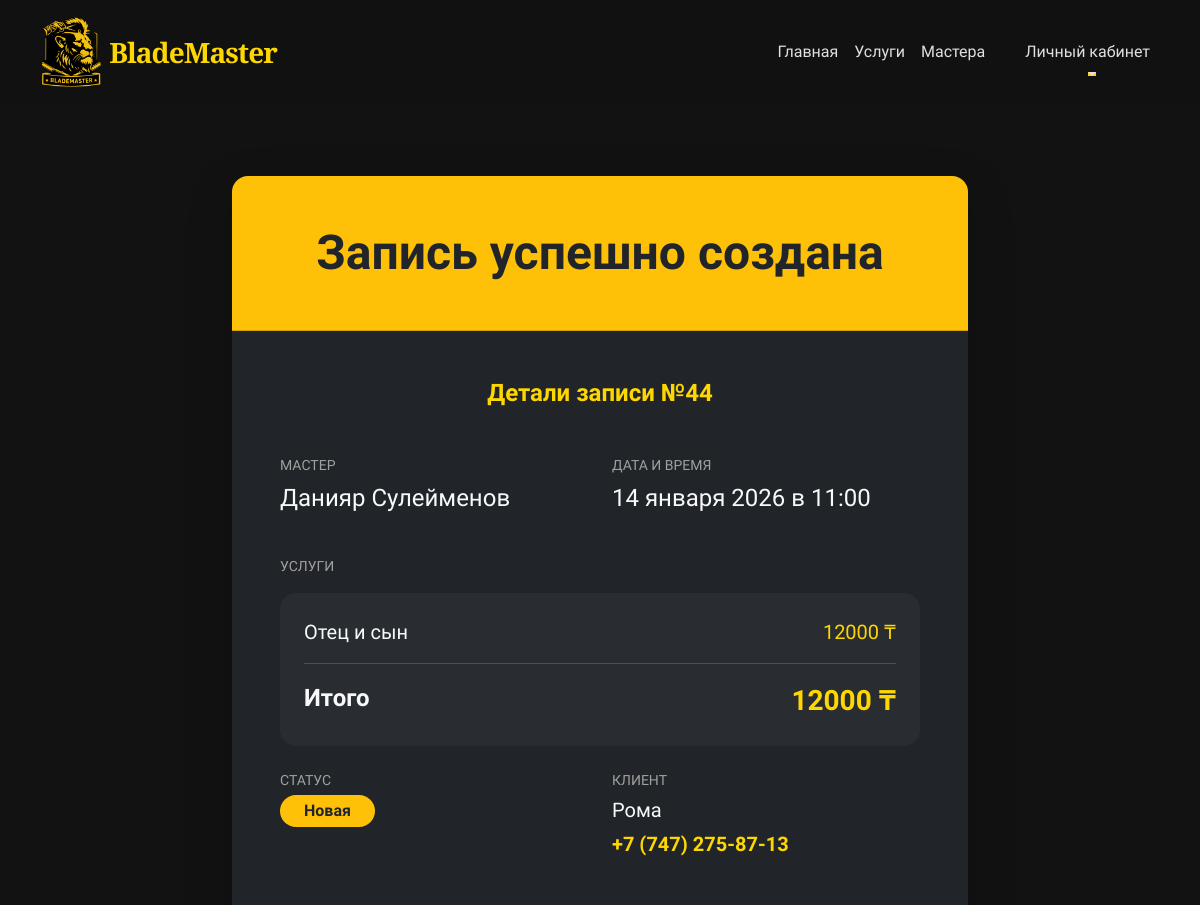
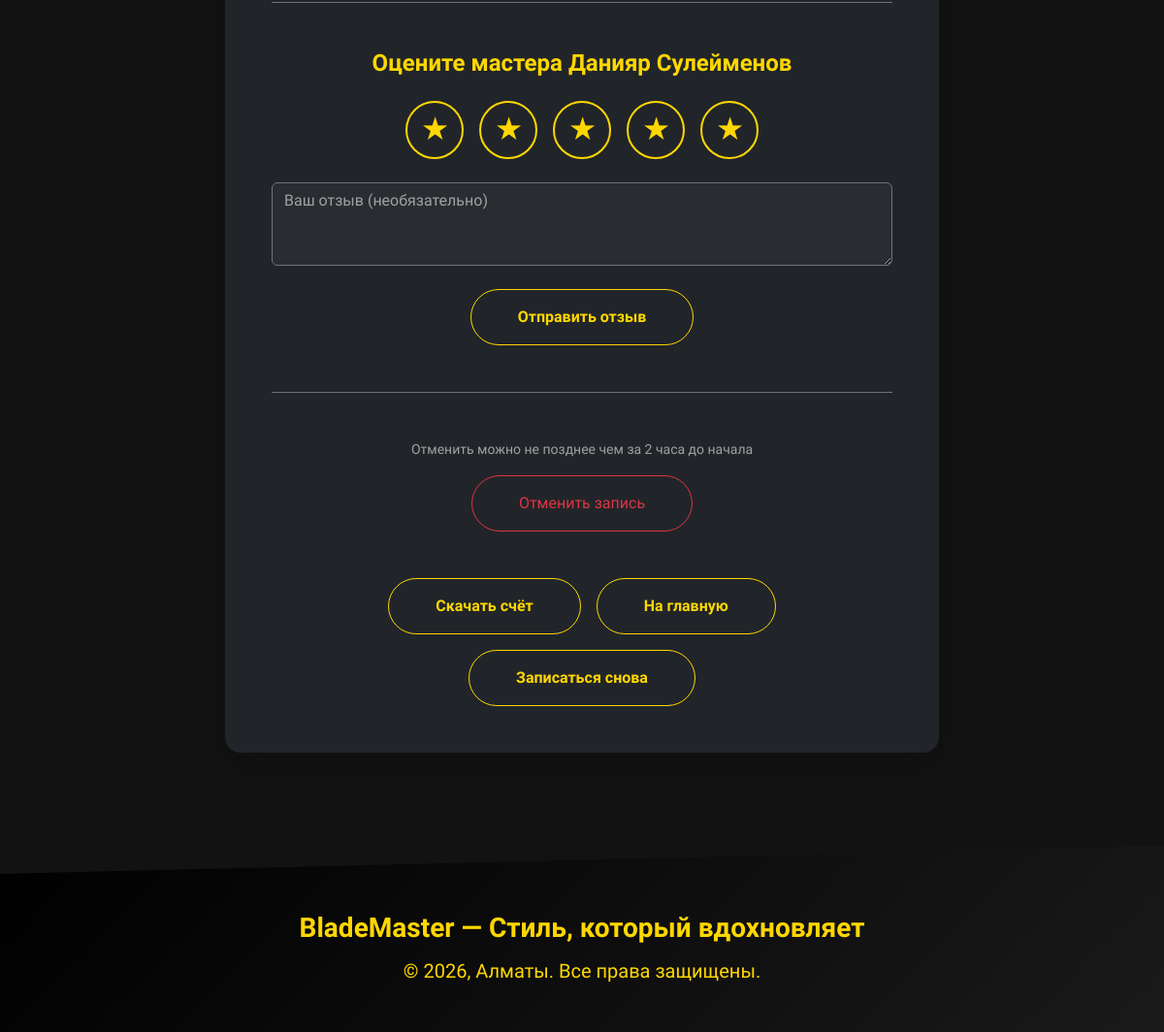
Before: /appointment/44/success/ with the older database file (2 pictures, top to bottom).
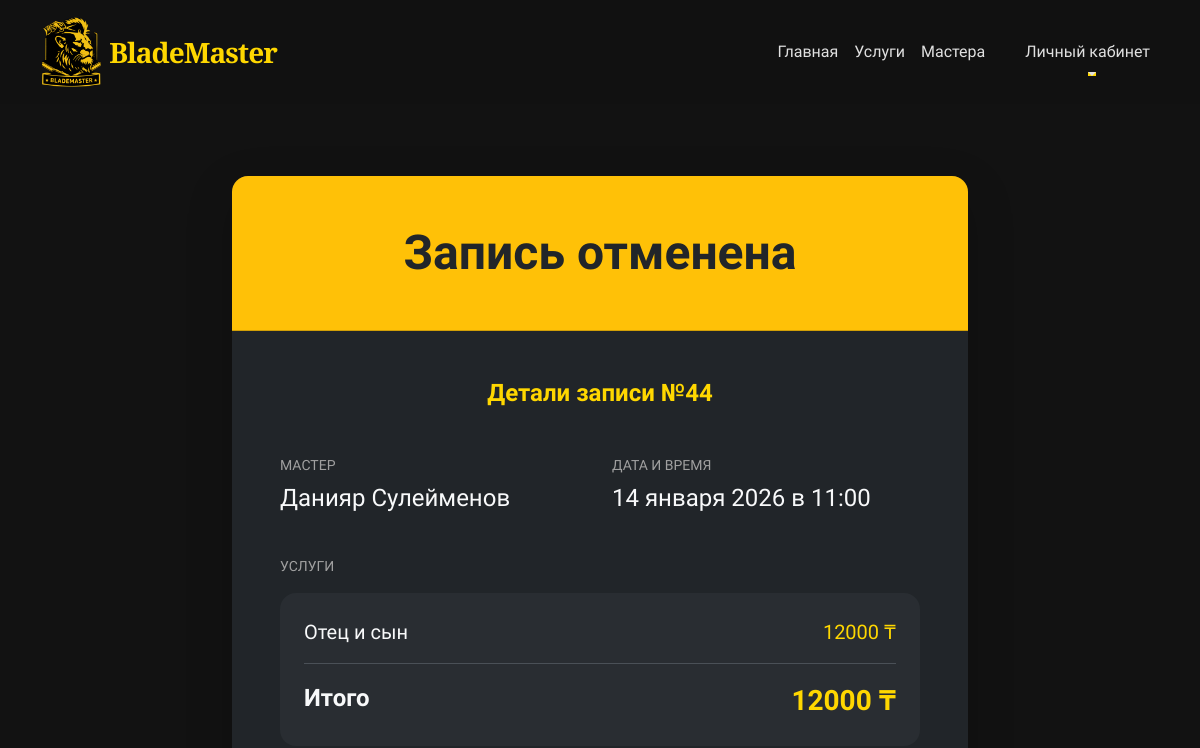
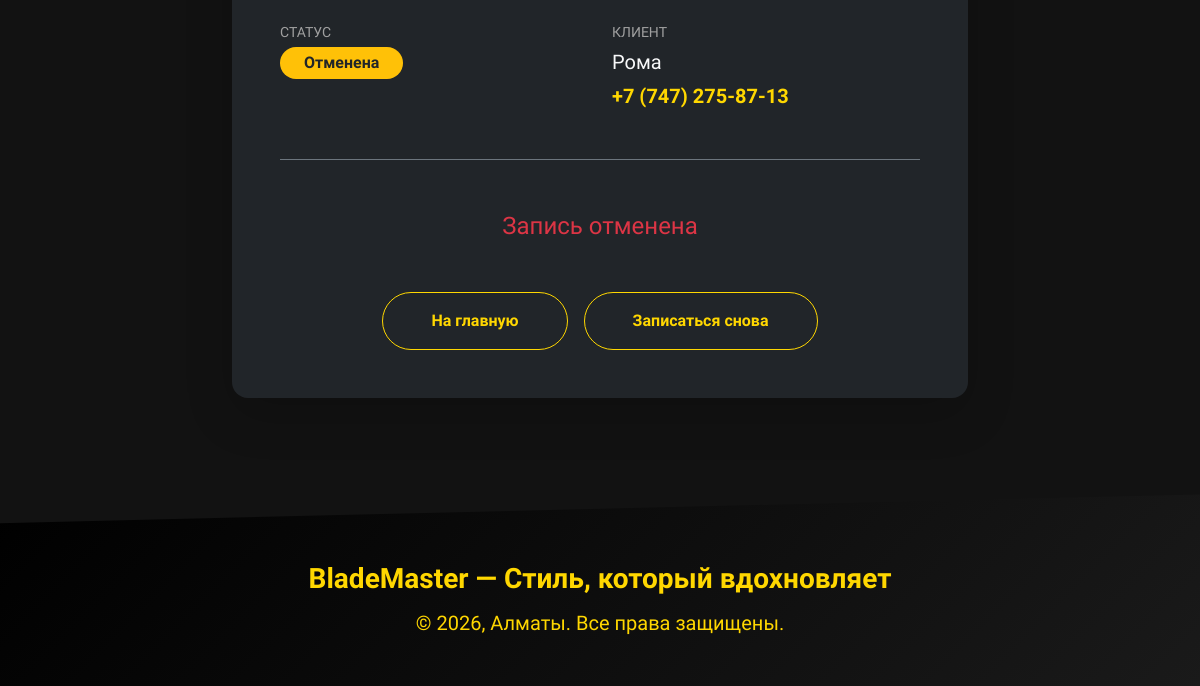
After: the same page with the newer database file (2 pictures, top to bottom).
### core/models.py (models this page shows, shortened)
class Appointment(models.Model):
    client_name = models.CharField("Имя клиента", max_length=100)
    client_phone = models.CharField("Телефон клиента", max_length=20)
    client_email = models.EmailField("Email клиента", blank=True, null=True)
    service = models.ManyToManyField(Service, verbose_name="Выбранные услуги")
    master = models.ForeignKey(Master, on_delete=models.CASCADE, verbose_name="Мастер")
    date = models.DateField("Дата записи")
    time = models.TimeField("Время записи")
    status = models.CharField("Статус записи", max_length=20, choices=[
        ('new', 'Новая'),
        ('confirmed', 'Подтверждена'),
        ('completed', 'Выполнена'),
        ('cancelled', 'Отменена'),
        ('no_show', 'Не пришёл'),
    ], default='new')
    created_at = models.DateTimeField("Дата и время создания записи", auto_now_add=True)
    prepayment_amount = models.DecimalField(max_digits=10, decimal_places=2, default=0, verbose_name="Сумма предоплаты")
    prepayment_paid = models.BooleanField(default=False, verbose_name="Предоплата оплачена")
    prepayment_method = models.CharField(max_length=50, blank=True, verbose_name="Способ предоплаты")
    class Meta:
        verbose_name = "Запись"
        verbose_name_plural = "Записи клиентов"
    def total_price(self):
        return sum(service.price for service in self.service.all())

class Master(models.Model):
    full_name = models.CharField("ФИО мастера", max_length=100)
    description = models.TextField("Описание / о себе", blank=True)
    photo = models.ImageField("Фотография мастера", upload_to='masters/', blank=True, null=True)
    user = models.OneToOneField(User, on_delete=models.SET_NULL, null=True, blank=True, related_name='master_profile')
    class Meta:
        verbose_name = "Мастер"
        verbose_name_plural = "Мастера"

class Service(models.Model):
    name = models.CharField("Название услуги", max_length=100)
    description = models.TextField("Описание услуги", blank=True)
    price = models.DecimalField("Цена (₸)", max_digits=10, decimal_places=0)
    duration = models.IntegerField("Длительность (в минутах)", default=60)
    category = models.CharField("Категория", max_length=50, choices=[
        ('haircut', 'Стрижки'),
        ('beard', 'Бритьё и оформление бороды'),
        ('care', 'Уход'),
        ('complex', 'Комплексные процедуры'),
    ], default='haircut')
    class Meta:
        verbose_name = "Услуга"
        verbose_name_plural = "Услуги"

### core/views.py (the view)
# urls.py: path('appointment/<int:appointment_id>/success/', views.book_success, name='book_success'),
def book_success(request, appointment_id):
    appointment = get_object_or_404(Appointment, id=appointment_id)
    return render(request, "core/book_success.html", {"appointment": appointment})

### core/templates/core/book_success.html (shortened to what this page needs)
{% extends 'base.html' %}
{% block content %}
<div class="container my-5 py-5">
    <div class="row justify-content-center">
        <div class="col-lg-8 col-xxl-7">
            <div class="card bg-dark text-light border-0 rounded-4 shadow-lg">
                <div class="card-header bg-warning py-5 text-center">
                    <h1 class="display-5 fw-bold mb-0 text-dark">
                        {% if appointment.status == 'cancelled' %}
                            Запись отменена
                        {% elif appointment.status == 'completed' %}
                            Услуга выполнена
                        {% elif appointment.status == 'confirmed' %}
                            Запись подтверждена
                        {% else %}
                            Запись успешно создана
                        {% endif %}
                    </h1>
                </div>
                <div class="card-body p-4 p-md-5">
                    <h4 class="text-center mb-5 text-gold fw-bold">Детали записи №{{ appointment.id }}</h4>
                    <div class="row g-4 mb-5">
                        <div class="col-md-6">
                            <p class="text-muted small mb-1 text-uppercase">Мастер</p>
                            <p class="fs-4 fw-medium">{{ appointment.master.full_name }}</p>
                        </div>
                        <div class="col-md-6">
                            <p class="text-muted small mb-1 text-uppercase">Дата и время</p>
                            <p class="fs-4 fw-medium">{{ appointment.date|date:"d E Y" }} в {{ appointment.time|time:"H:i" }}</p>
                        </div>
                        <div class="col-12">
                            <p class="text-muted small mb-3 text-uppercase">Услуги</p>
                            <div class="bg-secondary bg-opacity-10 rounded-4 p-4">
                                {% for service in appointment.service.all %}
                                <div class="d-flex justify-content-between mb-3">
                                    <span class="fs-5">{{ service.name }}</span>
                                    <span class="fs-5 text-gold">{{ service.price }} ₸</span>
                                </div>
                                {% endfor %}
                                <hr class="border-secondary">
                                <div class="d-flex justify-content-between">
                                    <span class="fs-4 fw-bold">Итого</span>
                                    <span class="fs-3 fw-bold text-gold">{{ appointment.total_price }} ₸</span>
                                </div>
                            </div>
                        </div>
                        <div class="col-md-6">
                            <p class="text-muted small mb-1 text-uppercase">Статус</p>
                            <span class="badge fs-6 px-4 py-2 rounded-pill bg-warning text-dark">
                                {{ appointment.get_status_display }}
                            </span>
                        </div>
                        <div class="col-md-6">
                            <p class="text-muted small mb-1 text-uppercase">Клиент</p>
                            <p class="fs-5 fw-medium mb-1">{{ appointment.client_name }}</p>
                            <a href="tel:{{ appointment.client_phone }}" class="text-gold text-decoration-none fs-5 fw-bold">{{ appointment.client_phone }}</a>
                        </div>
                    </div>
                    {% if appointment.status not in 'cancelled' %}
                        {% if not appointment.review %}
                        <div class="border-top border-secondary pt-5 mt-5">
                            <h4 class="text-center mb-4 text-gold fw-bold">Оцените мастера {{ appointment.master.full_name }}</h4>
                            <form method="post" action="{% url 'add_review' appointment.id %}">
                                <div class="d-flex justify-content-center gap-3 mb-4">
                                    {% for i in "12345" %}
                                    <button type="button" class="btn btn-outline-gold star-btn rounded-circle border-2 p-3" data-value="{{ i }}">
                                        <span class="fs-3">★</span>
                                    </button>
                                    {% endfor %}
                                </div>
                                <textarea name="comment" class="form-control bg-secondary bg-opacity-10 text-light border-secondary mb-4" rows="3" placeholder="Ваш отзыв (необязательно)"></textarea>
                                <div class="text-center">
                                    <button type="submit" class="btn btn-outline-gold text-gold px-5 py-3 rounded-pill fw-bold">Отправить отзыв</button>
                                </div>
                            </form>
                        </div>
                        {% endif %}
                    {% endif %}
                    <div class="text-center mt-5 pt-5 border-top border-secondary">
                        {% if appointment.status in 'new,confirmed' %}
                        <div class="mb-5">
                            <p class="text-muted small mb-3">Отменить можно не позднее чем за 2 часа до начала</p>
                            <a href="{% url 'cancel_appointment' appointment.id %}"
                               class="btn btn-outline-danger px-5 py-3 rounded-pill"
                               onclick="return confirm('Точно отменить запись?')">Отменить запись</a>
                        </div>
                        {% elif appointment.status == 'cancelled' %}
                        <p class="text-danger fw-medium fs-4 mb-5">Запись отменена</p>
                        {% endif %}
                        <div class="d-grid d-md-flex justify-content-md-center gap-3 flex-wrap">
                            {% if appointment.status != 'cancelled' %}
                            <a href="{% url 'generate_invoice_pdf' appointment.id %}"
                               class="btn btn-outline-gold px-5 py-3 rounded-pill fw-bold"
                               target="_blank">
                                Скачать счёт
                            </a>
                            {% endif %}
                            <a href="/" class="btn btn-outline-gold px-5 py-3 rounded-pill fw-bold">На главную</a>
                            <a href="/services/" class="btn btn-outline-gold px-5 py-3 rounded-pill fw-bold">Записаться снова</a>
                        </div>
                    </div>
                </div>
            </div>
        </div>
    </div>
</div>
{% endblock %}

### core/templates/base.html (shortened to what this page needs)
<!DOCTYPE html>
{% load static %}
<html lang="ru">
<head>
    <link href="https://cdn.jsdelivr.net/npm/bootstrap@5.3.3/dist/css/bootstrap.min.css" rel="stylesheet"
>
    <link href="https://cdnjs.cloudflare.com/ajax/libs/aos/2.3.4/aos.css" rel="stylesheet">
    <link rel="stylesheet" href="https://cdn.jsdelivr.net/npm/flatpickr/dist/flatpickr.min.css">
</head>
<body class="d-flex flex-column min-vh-100">
    <nav class="navbar navbar-expand-lg navbar-dark fixed-top">
        <div class="container">
            <a class="navbar-brand d-flex align-items-center" href="/">
                <img src="{% static 'images/logo.png' %}" alt="BladeMaster" class="logo-img me-2">
                <span class="brand-text d-none d-lg-inline fs-3 fw-bold text-gold">BladeMaster</span>
            </a>
            <div class="collapse navbar-collapse" id="navbarNav">
                <ul class="navbar-nav ms-auto align-items-center">
                    <li class="nav-item">
                        <a class="nav-link {% if request.path == '/' %}active{% endif %}" href="/">Главная</a>
                    </li>
                    <li class="nav-item">
                        <a class="nav-link {% if '/services' in request.path %}active{% endif %}"
                            href="/services/">Услуги</a>
                    </li>
                    <li class="nav-item">
                        <a class="nav-link {% if '/masters' in request.path %}active{% endif %}"
                            href="/masters/">Мастера</a>
                    </li>
                    <li class="nav-item dropdown ms-2 ms-lg-4">
                        <a class="nav-link dropdown-toggle" href="#" role="button" data-bs-toggle="dropdown"
                            aria-expanded="false">
                            Личный кабинет
                        </a>
                    </li>
                </ul>
            </div>
        </div>
    </nav>
    {% block content %}
    {% endblock %}
    <footer class="footer text-center mt-auto">
        <div class="container">
            <p class="fs-3 fw-bold">BladeMaster — Стиль, который вдохновляет</p>
            <p class="fs-5">© 2026, Алматы. Все права защищены.</p>
        </div>
    </footer>
</body>
</html>

### core/templates/base.html (style rules this page uses)
:root { --bg-primary: #121212; --bg-secondary: #1E1E1E; --bg-input: #2A2A2A; --text-primary: #E0E0E0; --text-muted: #A0A0A0; --gold: #FFD700; --gold-dark: #D4AF37; }
body { font-family: 'Urbanist', sans-serif; background-color: var(--bg-primary); color: var(--text-primary); min-height: 100vh; padding-top: 80px; margin: 0; }
.navbar { background-color: rgba(18, 18, 18, 0.92); backdrop-filter: blur(10px); transition: all 0.4s ease; padding: 1rem 0; padding-top: 0.75rem !important; padding-bottom: 0.75rem !important; min-height: 70px; }
.navbar-brand { font-family: 'Playfair Display', serif; font-size: 2.4rem; color: var(--gold) !important; letter-spacing: -1px; }
.nav-link { color: var(--text-primary) !important; font-weight: 500; transition: color 0.3s; position: relative; }
.nav-link::after { content: ''; position: absolute; width: 0; height: 2px; bottom: -4px; left: 50%; background: var(--gold); transition: all 0.3s ease; transform: translateX(-50%); }
.btn-gold, .btn-outline-gold { font-weight: 600; border-radius: 50px; transition: all 0.25s ease; }
.btn-outline-gold { border-color: var(--gold); color: var(--gold); }
.card { background-color: var(--bg-secondary); border: none; border-radius: 16px; overflow: hidden; box-shadow: 0 8px 30px rgba(0, 0, 0, 0.35); transition: transform 0.3s ease, box-shadow 0.3s ease; }
.text-gold { color: var(--gold) !important; }
.text-muted { color: var(--text-muted) !important; }
.footer { background: linear-gradient(135deg, #000 0%, #1a1a1a 100%); color: var(--gold); padding: 3.5rem 0 2.5rem; margin-top: auto; clip-path: polygon(0 15%, 100% 0, 100% 100%, 0 100%); }
.footer p { margin: 0.5rem 0; }
hr { border-color: #333; opacity: 0.5; }
.logo-img { height: 70px; width: auto; max-height: 80px; object-fit: contain; }

### core/templates/core/book_success.html (style rules this page uses)
body { background-color: #121212; color: #E0E0E0; }
.card { background-color: #1E1E1E; border-color: #333333; }
.text-gold { color: #FFD700 !important; }
.btn-outline-gold { border-color: #FFD700; color: #FFD700; background-color: transparent; transition: all 0.25s ease; }
.text-muted { color: #A0A0A0 !important; }
hr { border-color: #444444; }

Changed rows visible on the page:
changed Appointment "Рома": status "Новая" → "Отменена"; master.full_name "Данияр Сулейменов" → (not shown)
Other visible differences:
text no longer shown: "Запись успешно создана Оцените мастера Отправить отзыв Отменить можно не позднее чем за 2 часа до начала Отменить запись Скачать счёт"
text now shown: "Запись отменена Запись отменена"
